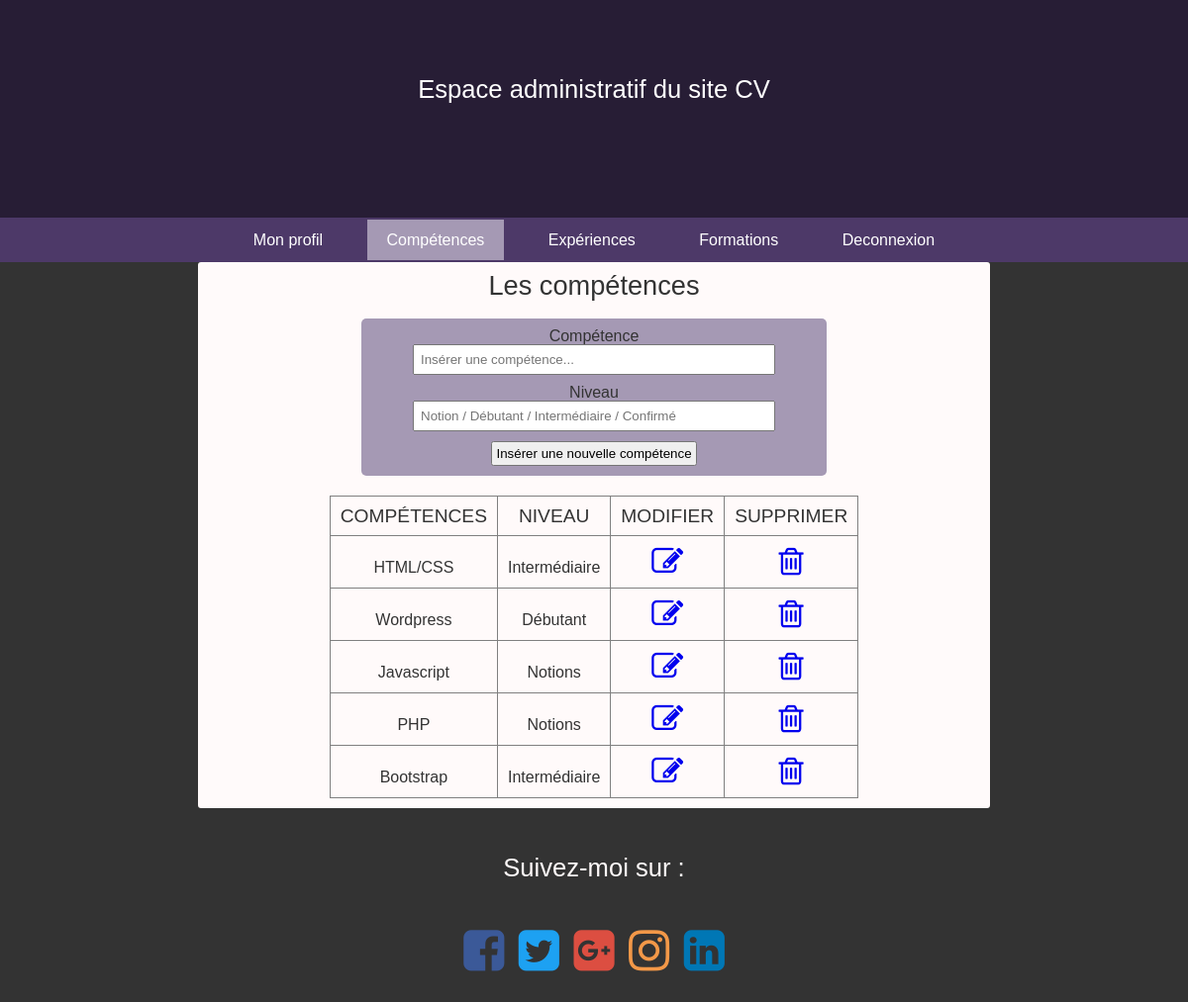
/competences.php (signed in), run on the app's committed database.
### tables this page shows
CREATE TABLE `competences` (
  `id_competence` int(11) NOT NULL,
  `competence` text NOT NULL,
  `niveau` varchar(100) NOT NULL
);

### competences.php (the view, shortened to what this page needs)
<?php session_start(); require_once('inc/connexion.php'); ?>
<?php require_once('inc/haut.inc.php'); ?>
<h1>Les compétences</h1>
	<form id="formulaire" action="competences.php" method="post">
		<label>Compétence</label><br>
		<input class="competence" type="text" name="competence" placeholder="Insérer une compétence..."><br>
		<label>Niveau</label><br>
		<input class="niveau" type="text" name="niveau" placeholder="Notion / Débutant / Intermédiaire / Confirmé"><br>
		<input class="submit" type="submit" value="Insérer une nouvelle compétence">
	</form>
	<?php
		$query = $bdd -> query("SELECT * FROM competences");
	?>
	<table id="competences" border="1">
		<thead>
			<th>Compétences</th>
			<th>Niveau</th>
			<th>Modifier</th>
			<th>Supprimer</th>
		</thead>
		<tr>
			<?php while ($ligne = $query -> fetch()) { ?>
			<td><?php echo $ligne['competence']; ?></td>
			<td><?php echo $ligne['niveau']; ?></td>
			<td><a href="modifier_c.php?id_competence=<?php echo $ligne['id_competence']; ?>"><i class="fa fa-pencil-square-o fa-2x" aria-hidden="true"></i></a></td>
			<td><a href="competences.php?id_competence=<?php echo $ligne['id_competence']; ?>"><i class="fa fa-trash-o fa-2x" aria-hidden="true"></i></a></td>
		</tr>
		<?php } ?>
	</table>
<?php require_once('inc/bas.inc.php'); ?>

### css/style.css (style rules this page uses)
html, body, div, span, applet, object, iframe, h1, h2, h3, h4, h5, h6, p, blockquote, pre, a, abbr, acronym, address, big, cite, code, del, dfn, em, img, ins, kbd, q, s, samp, small, strike, strong, sub, sup, tt, var, b, u, i, center, dl, dt, dd, ol, ul, li, fieldset, form, label, legend, table, caption, tbody, tfoot, thead, tr, th, td, article, aside, canvas, details, embed, figure, figcaption, footer, header, hgroup, menu, nav, output, ruby, section, summary, time, mark, audio, video { margin: 0; padding: 0; font-size: 100%; font: inherit; vertical-align: baseline; }
body { line-height: 1; }
table { border-collapse: collapse; border-spacing: 0; }
body { font-family: 'Raleway', sans-serif; background: #333; color: #333; }
#main-content h1 { text-align: center; font-size: 1.7em; margin-bottom: 20px; }
#competences-index th, td { padding: 10px; text-align: center; }
#experiences-index th, td { padding: 10px; text-align: center; }
#formation-index th, td { padding: 10px; text-align: center; }
#competences { margin: 0 auto; }
#competences th { font-size: 1.2em; font-style: bold; text-transform: uppercase; }
#competences th, td { padding: 10px; text-align: center; }
#formulaire { background: #A599B4; padding: 10px; width: 450px; margin: 20px auto; border-radius: 5px; text-align: center; }
label { margin-bottom: 5px; }
.competence, .niveau, textarea { width: 350px; margin-bottom: 10px; padding: 6px; }
.submit { padding: 3px; cursor: pointer; }
#experiences th, td { padding: 10px; text-align: center; }
#formations th, td { padding: 10px; text-align: center; }

### data on the page
competences: competence "HTML/CSS", niveau "Intermédiaire"
competences: competence "Wordpress", niveau "Débutant"
competences: competence "Javascript", niveau "Notions"
competences: competence "PHP", niveau "Notions"
competences: competence "Bootstrap", niveau "Intermédiaire"
